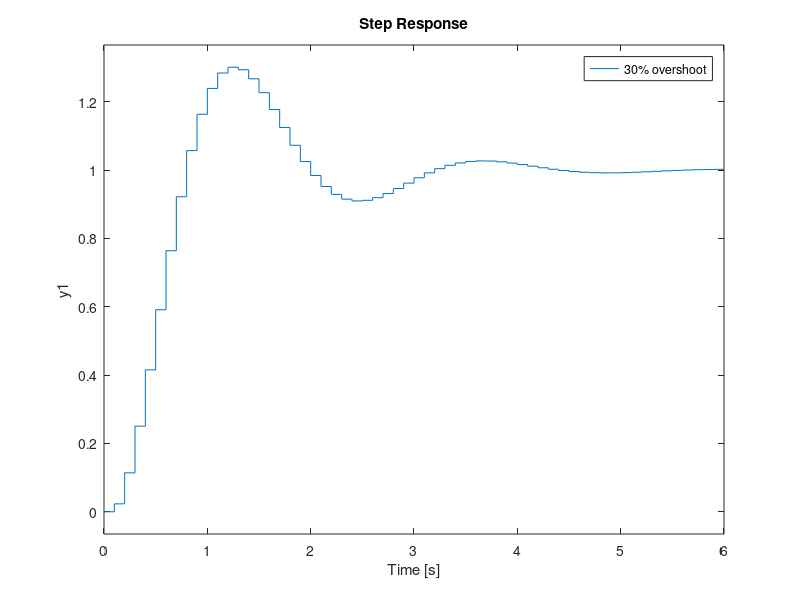
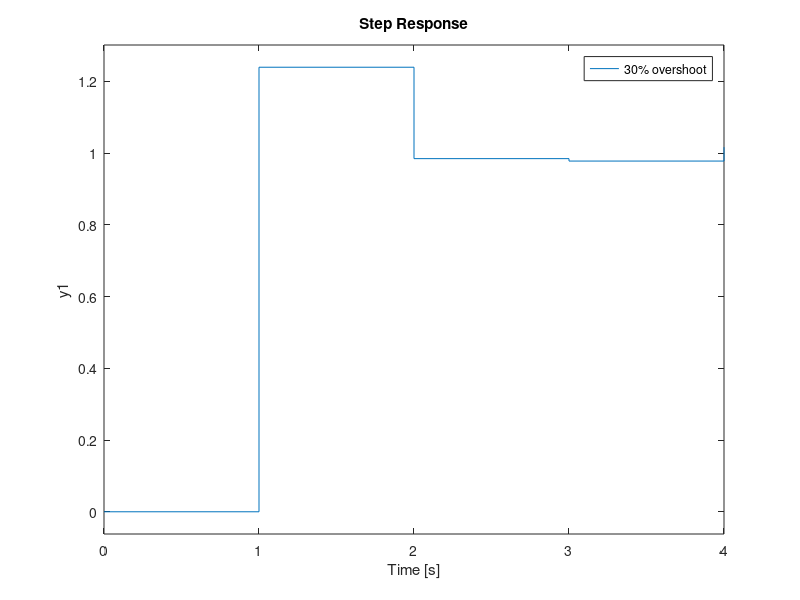
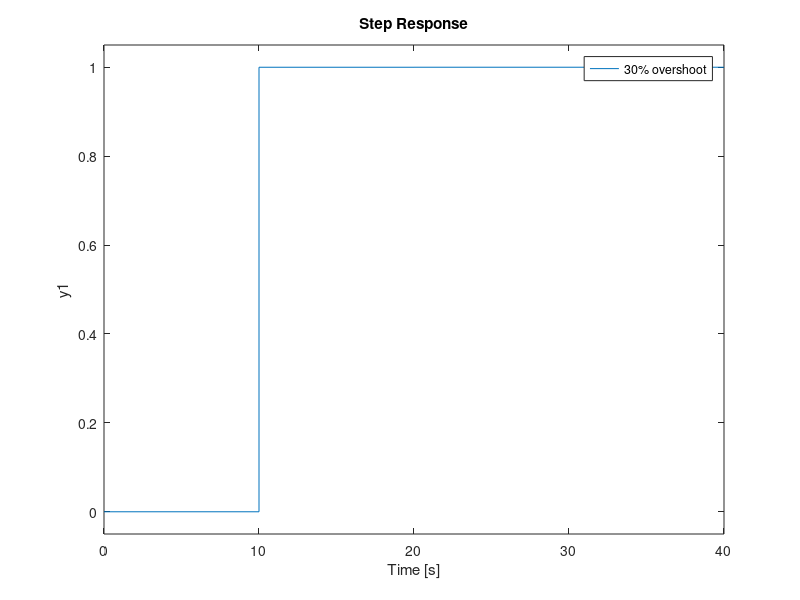

These figures' MATLAB source, in order:
clc
clear variables
close all

A = [-11.4, -16.7, -5.13; 7.5, 9.7, 2.9; -2, -1.6, -0.36];
B = [0.228, -0.127, 0.038]';
C = [7000, 21000, 28000];
D = 0;

W = ss(A, B, C, D);

for Ts = [0.1, 1, 10]
    G = c2d(W, Ts);
    K = ctrb(G);
    det_K = det(K);
end

p_stable = [-1 -2 -3];
p_unstable = [-25 -1 - 2.6094 * 1i -1 + 2.6094 * 1i];

for Ts = [0.1, 1, 10]
    f = figure;

    K_stable = place(A, B, p_stable);
    K_unstable = place(A, B, p_unstable);

    K_0_stable = -1 / (C * (A - B * K_stable)^(-1) * B)
    K_0_unstable = -1 / (C * (A - B * K_unstable)^(-1) * B)

    W_stable = ss(A - B * K_stable, B, C, D);
    W_unstable = ss(A - B * K_unstable, B, C, D);

    G_stable = c2d(W_stable, Ts);
    G_unstable = c2d(W_unstable, Ts);

    subplot(2, 1, 1);
    step(G_stable * K_0_stable);
    legend('0% overshoot');
    grid;

    subplot(2, 1, 2);
    step(G_unstable * K_0_unstable);
    legend('30% overshoot');
    grid;
end
